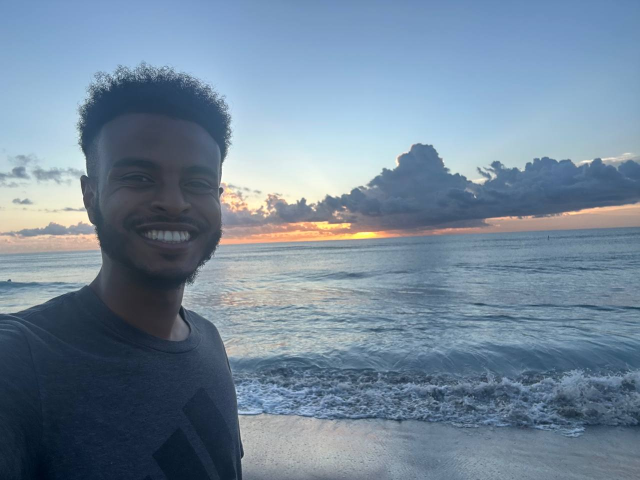
#> input picture src/image_enhancer/ex_photo.jpg, 1280 x 960 px, found by its file name (shown at 1/2 size)
$ python enhancement_pipeline.py
#> lines starting #> are read from the running program, lines starting #| are printed output that depends on the picture
#> in load_image, img is the input picture: shape (960, 1280, 3); mean B, G, R 153.5, 134.4, 114.3
### src/image_enhancer/basic_image_ops.py
import numpy as np
import cv2 as cv
import matplotlib.pyplot as plt
import os
from os import listdir
from PIL import Image
import json


def check_if_valid(img):
  '''
  This function checks if the image is a valid image

  :param img: image to be tested
  '''
  if img is None:
    raise ValueError('This is not a valid image')

def is_gray(img):
  '''
  This function if the image is in grayscale

  :param img: image array to be tested
  '''
  return len(img.shape) == 2


def image_info(img):
  '''
  This function takes an image array and return basic information
  like image shape, min/max pix values, dtype, height and width,
  and color format (BGR)

  Args: img is the image array

  '''

  if img is not None:


    if not is_gray(img):
    # the below will extract heigth, width, channels data from the image
      print(f'The height, width and channel values respectively are: {img.shape}')
#| The height, width and channel values respectively are: (960, 1280, 3)

      #below is the data type of the array
      print(f'The dtype of the image array is: {img.dtype}')
#| The dtype of the image array is: uint8

      #min and max pixel values are below
      min_blue = img[..., 0].min()
#> min_blue = 24
      min_green = img[..., 1].min()
#> min_green = 7
      min_red = img[..., 2].min()
#> min_red = 0

      print(f'Minimum pixel values in (B G R) is:  {min_blue}, {min_green}, {min_red}')
#| Minimum pixel values in (B G R) is:  24, 7, 0

      max_blue = img[..., 0].max()
#> max_blue = 255
      max_green = img[..., 1].max()
#> max_green = 255
      max_red = img[..., 2].max()
#> max_red = 255

      print(f'Maximum pixel values in (B G R) is:  {max_blue}, {max_green}, {max_red}')
#| Maximum pixel values in (B G R) is:  255, 255, 255
#| The height, width and channel values respectively are: (960, 1280, 3)
#| The dtype of the image array is: uint8
#| Minimum pixel values in (B G R) is:  24, 7, 0
#| Maximum pixel values in (B G R) is:  255, 255, 255

    else:

      print(f'The height and width values respectively are: {img.shape[:2]}')

      print(f'The dtype of the image array is: {img.dtype}')

      print(f'Minimum pixle value is {img.min()}')

      print(f'Maximumu pixle value is {img.max()}')


def load_image(img_path):
  '''
  This function takes an file path and loads an image from disk
  It returns a NumPy array
  It raises a value error if file does not exist


  Args: img_path is the image file on disk
  '''
  img = cv.imread(img_path)

  if img is None:
    raise ValueError('The image is empty')

  return img

def to_grayscale(img):
  '''
  This function takes an image array and changes it to the
  graysscale

  Args: img is the image array
  '''

  check_if_valid(img)

  if len(img.shape) == 2:
    raise ValueError('This image is already in grayscale')

  gray_img = cv.cvtColor(img, cv.COLOR_BGR2GRAY)

  return gray_img


# [266 lines left out: functions save_image, display_image, resize_image, crop_image, rotate_image, flip_image and 5 more, not called in this run]

def adjust_brightness(img, value):
  '''
  Adjusts the brightness of the image by adding a constant value to every pixel
  Positive values brighten the image; negative values darken it
  This function will work for grayscale and color images. Pixel values will be clipped
  to 0-255

  :param img: input image (color or grayscale)
  :param value: value to be added or subtracted from each pixel
  '''
#> called with value = 0

  check_if_valid(img)

  adj_img = img.copy()

  if is_gray(adj_img):
    row, column = img.shape

    for i in range(row):

      for j in range(column):
        val = int(adj_img[i, j])
        val += value

        if val < 0:
          adj_img[i, j] = 0
        elif val > 255:
          adj_img[i, j] = 255
        else:
          adj_img[i, j] = val


  else:
    blue = adj_img[..., 0]
    green = adj_img[..., 1]
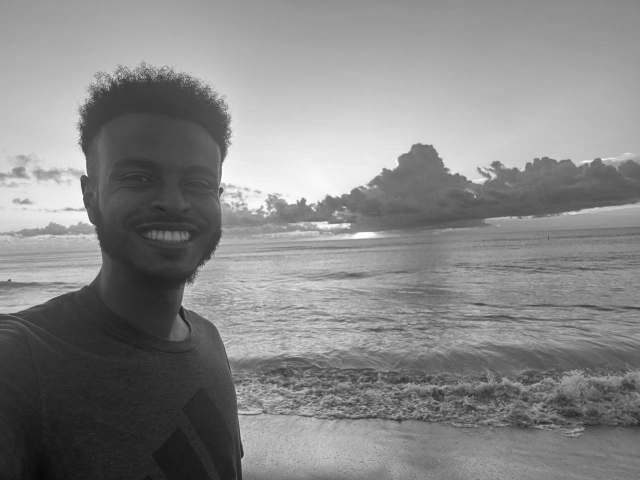
#> green: shape (960, 1280) (shown at 1/2 size); min 7, max 255, mean 134.4
    red = adj_img[..., 2]

    row_b, column_b = blue.shape
#> row_b = 960; column_b = 1280
    for i in range(row_b):

      for j in range(column_b):
        val = int(blue[i, j])
        val += value

        if val < 0:
          blue[i, j] = 0
        elif val > 255:
          blue[i, j] = 255
        else:
          blue[i, j] = val

    row_g, column_g = green.shape
#> row_g = 960; column_g = 1280
    for i in range(row_g):

      for j in range(column_g):
        val = int(green[i, j])
        val += value

        if val < 0:
          green[i, j] = 0
        elif val > 255:
          green[i, j] = 255
        else:
          green[i, j] = val

    row_r, column_r = red.shape
#> row_r = 960; column_r = 1280
    for i in range(row_r):

      for j in range(column_r):
        val = int(red[i, j])
        val += value

        if val < 0:
          red[i, j] = 0
        elif val > 255:
          red[i, j] = 255
        else:
          red[i, j] = val
#| The height, width and channel values respectively are: (960, 1280, 3)
#| The dtype of the image array is: uint8
#| Minimum pixel values in (B G R) is:  24, 7, 0
#| Maximum pixel values in (B G R) is:  255, 255, 255
#| The height, width and channel values respectively are: (960, 1280, 3)
#| The dtype of the image array is: uint8
#| Minimum pixel values in (B G R) is:  24, 7, 0
#| Maximum pixel values in (B G R) is:  255, 255, 255


  return adj_img

def adjust_contrast(img, factor):
  '''
  Adjusts the contrast of an image by multiplying all pixel values by a factor
  Factor > 1 will increase contrast while a factor b/n 0 and 1 will decrease it
  This function will work for grayscale and color image. Pixel values will be clipped 0-255

  :param img: input image (color or grayscale)
  :param factor: the factor that each pixel value will be multiplied with
  '''
#> called with factor = 0.7
  adj_img = img.copy()

  if is_gray(adj_img):
    row, column = img.shape

    for i in range(row):

      for j in range(column):
        adj_img[i, j] *= factor

        if adj_img[i, j] < 0:
          adj_img[i, j] = 0
        elif adj_img[i, j] > 255:
          adj_img[i, j] = 255

  else:
    blue = adj_img[..., 0]
    green = adj_img[..., 1]
    red = adj_img[..., 2]

    row_b, column_b = blue.shape
#> row_b = 960; column_b = 1280
    for i in range(row_b):

      for j in range(column_b):
        blue[i, j] *= factor

        if blue[i, j] < 0:
          blue[i, j] = 0
        elif blue[i, j] > 255:
          blue[i, j] = 255
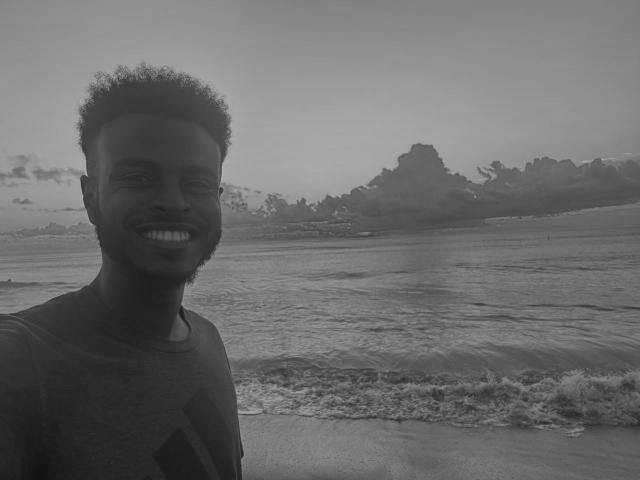
#> blue: shape (960, 1280) (shown at 1/2 size); min 16, max 178, mean 107

    row_g, column_g = green.shape
#> row_g = 960; column_g = 1280
    for i in range(row_g):

      for j in range(column_g):
        green[i, j] *= factor

        if green[i, j] < 0:
          green[i, j] = 0
        elif green[i, j] > 255:
          green[i, j] = 255
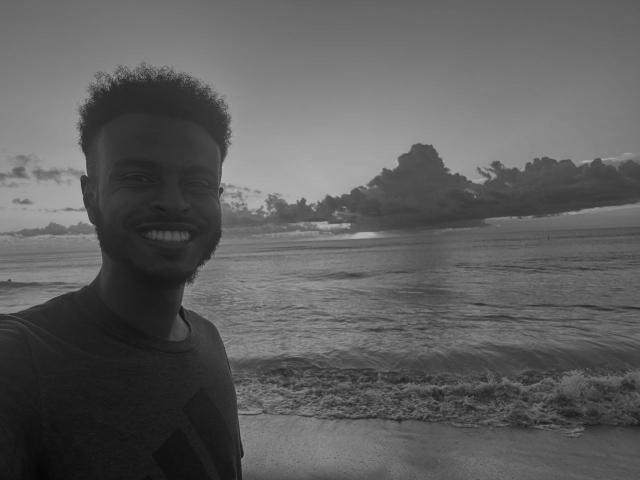
#> green: shape (960, 1280) (shown at 1/2 size); min 4, max 178, mean 93.6

    row_r, column_r = red.shape
#> row_r = 960; column_r = 1280
    for i in range(row_r):

      for j in range(column_r):
        red[i, j] *= factor
        if red[i, j] < 0:
          red[i, j] = 0
        elif red[i, j] > 255:
          red[i, j] = 255
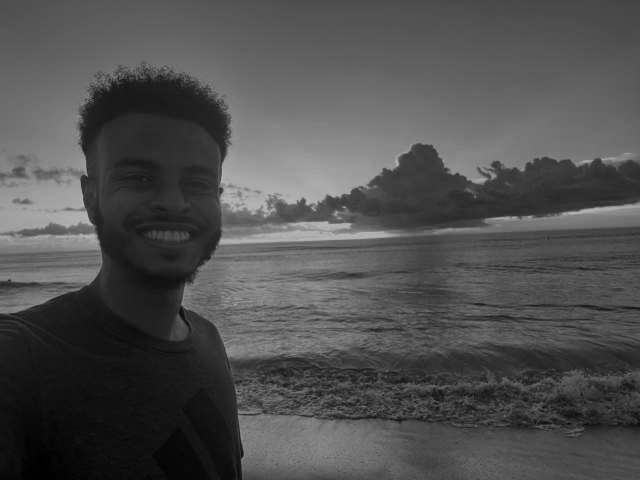
#> red: shape (960, 1280) (shown at 1/2 size); min 0, max 178, mean 79.6


  return adj_img

def normalize_image(img):
  '''
  This funciton will perform intensity normalization.
  This means it will scale the pixel values so that the minimum be 0 and the
  maximum be 255
  This function will work for grayscale and color images

  :param img: input image (color or grayscale)
  '''
  check_if_valid(img)

  img_copy = img.copy()

  gray_img = img_copy.copy()

  if not is_gray(img_copy):
    normal_color_img = cv.normalize(img_copy, None, 0, 255, cv.NORM_MINMAX)
    return normal_color_img
  else:
    normal_gray_img = cv.normalize(gray_img, None, alpha = 0, beta = 255, norm_type = cv.NORM_MINMAX)
    return normal_gray_img


# [29 lines left out: function contrast_stretch, not called in this run]

def histogram_equalization(img):
    '''
    This function applies histogram equalization to the whole image

    :param img: image to be proccessed
    '''

    new_img = img.copy()
    gray_img = img.copy()

    if not is_gray(new_img):
        gray_img = to_grayscale(new_img)

    gray_img = gray_img.astype('uint8')
    gray_img = cv.equalizeHist(gray_img)

    return gray_img

def histogram_equalization_clahe_grayscale(img, clip_limit = 10, grid_size=(8, 8)):
    '''
    Applies CACHE (Contrast Limited Adaptive Histogram Equalization) to an grayscale image
    or just a single channel


    :param img: uint8 numpy array of shape (heigth, width)
    :param clip_limit: maximum allowed value for each histogram bin
    :param grid_size: Tuple (n_rows, n_cols) indicating the number of regions the image is divided
    into
    '''

    new_img = img.copy()
    if not is_gray(img):
        new_img = to_grayscale(new_img)

    gray_img = new_img.copy()

    clahe = cv.createCLAHE(clip_limit, grid_size)
    cl1 = clahe.apply(gray_img)

    cv.imwrite('clahe_2.jpg', cl1)

    return cl1

# [112 lines left out: functions adjust_gamma, gray_world, plot_before_after, hist_before_after, not called in this run]

def clahe_eqlz_before_after(img):
  '''
  This function will show a side-by-side figure of an orginal, equalized and clahe equalized image

  :param img: image to be shown and processed
  '''
  plt.figure(figsize = (10,6))

  img = img.astype('uint8')

  plt.subplot(1, 3, 1)
  if is_gray(img):
    plt.imshow(img, cmap = 'gray')
  else:
    plt.imshow(img)

  plt.title('Original image')
  plt.axis('off')

  gray_img = img.copy()

  if not is_gray(img):
    gray_img = to_grayscale(img)

  eqlz_img = histogram_equalization(gray_img)

  plt.subplot(1, 3, 2)
  plt.imshow(eqlz_img, cmap = 'gray')
  plt.title('Equalized image')
  plt.axis('off')

  clah_img = histogram_equalization_clahe_grayscale(gray_img)

  plt.subplot(1, 3, 3)
  plt.imshow(clah_img, cmap='gray')
  plt.title('Clahe equalized image')
  plt.axis('off')

  plt.suptitle('CLAHE‑vs‑Equalization comparison')
  plt.tight_layout()


### src/image_enhancer/enhancement_pipeline.py
from basic_image_ops import *
import argparse

def enhance_image (img, config):
    img_copy = img.copy()

    bright_value = config["brightness"]
    contrast_value = config["contrast"]
    norm_value = config["normalize"]
    stretch_value = config["stretch"]
    plot_hist = config["plot_histogram"]
    equalize_value = config["equalize"]
    clahe_value = config["clahe"]
    gamma_value = config["gamma"]
    gamma_number = config["gamma_value"]
    white_balance_value = config["white_balance"]


    if plot_hist:
        if is_gray(img_copy):
            hist = compute_histogram(img_copy)
            plot_histogram(hist)
        else:
            hist_r, hist_g, hist_b = compute_color_histogram(img_copy)
            plot_color_histogram(hist_r, hist_g, hist_b)


    if white_balance_value:
        img_copy = gray_world(img_copy)

    if gamma_value:
        img_copy = adjust_gamma(img_copy, gamma_number)


    print('\nBefore Brightness')
    image_info(img_copy)
    img_copy = adjust_brightness(img_copy, bright_value)

    print('\nAfter Brightness')
    image_info(img_copy)

    print('\nBefore Contrast')
    image_info(img_copy)
    img_copy = adjust_contrast(img_copy, contrast_value)
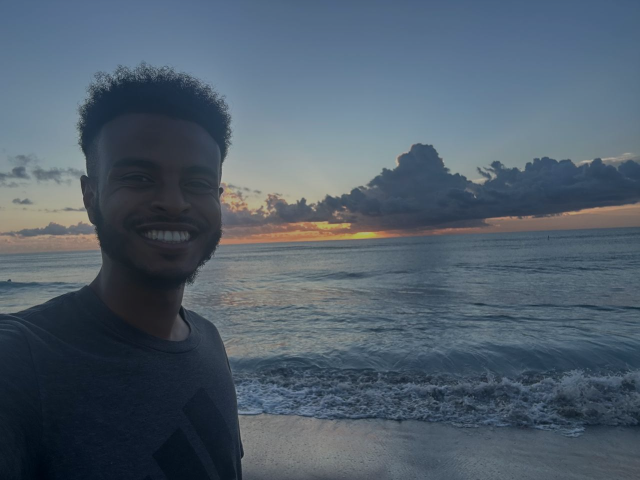
#> img_copy: shape (960, 1280, 3) (shown at 1/2 size); mean B, G, R 107, 93.6, 79.6

    print('\nAfter Contrast')
    image_info(img_copy)
#| The height, width and channel values respectively are: (960, 1280, 3)
#| The dtype of the image array is: uint8
#| Minimum pixel values in (B G R) is:  16, 4, 0
#| Maximum pixel values in (B G R) is:  178, 178, 178

    if clahe_value or equalize_value:
        img_copy = to_grayscale(img_copy)

    if clahe_value:
        print('\nBefore Clahe')
        image_info(img_copy)
#| The height and width values respectively are: (960, 1280)
#| The dtype of the image array is: uint8
#| Minimum pixle value is 4
#| Maximumu pixle value is 178

        img_copy = histogram_equalization_clahe_grayscale(img_copy)

        clahe_eqlz_before_after(img_copy)
#> in histogram_equalization, `gray_img = cv.equalizeHist(gray_img)`:
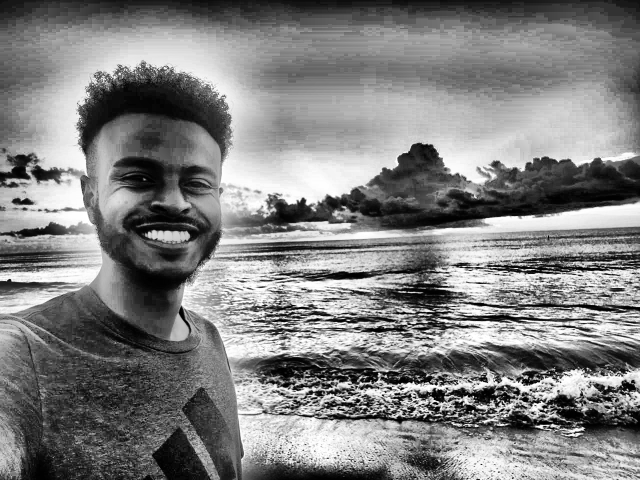
#> gray_img: shape (960, 1280) (shown at 1/2 size); min 0, max 255, mean 128.1
#> call 2 of histogram_equalization_clahe_grayscale, with clip_limit = 10, grid_size = (8, 8)
#> in histogram_equalization_clahe_grayscale (call 2), `cl1 = clahe.apply(gray_img)`:
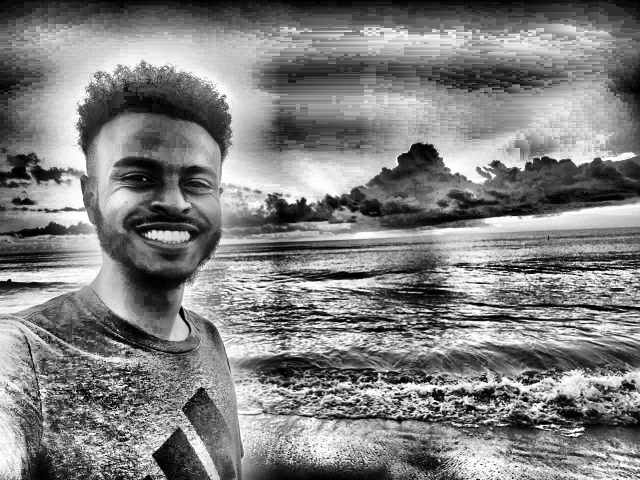
#> cl1: shape (960, 1280) (shown at 1/2 size); min 0, max 255, mean 128

        print('\nAfter Clahe')
        image_info(img_copy)
#| The height and width values respectively are: (960, 1280)
#| The dtype of the image array is: uint8
#| Minimum pixle value is 0
#| Maximumu pixle value is 255

    elif equalize_value:
        print('\nBefore equalize')
        image_info(img_copy)

        img_copy = histogram_equalization(img_copy)

        print('\nAfter equalize')
        image_info(img_copy)

    if norm_value:
        print('\nBefore normalization')
        image_info(img_copy)
#| The height and width values respectively are: (960, 1280)
#| The dtype of the image array is: uint8
#| Minimum pixle value is 0
#| Maximumu pixle value is 255

        img_copy = normalize_image(img_copy)

        print('\nAfter normalization')
        image_info(img_copy)
#| The height and width values respectively are: (960, 1280)
#| The dtype of the image array is: uint8
#| Minimum pixle value is 0
#| Maximumu pixle value is 255

    if stretch_value:
        print('\nBefore contrast')
        image_info(img_copy)
#| The height and width values respectively are: (960, 1280)
#| The dtype of the image array is: uint8
#| Minimum pixle value is 0
#| Maximumu pixle value is 255

#> (the run stopped early here; a loop or call above may not have finished)
